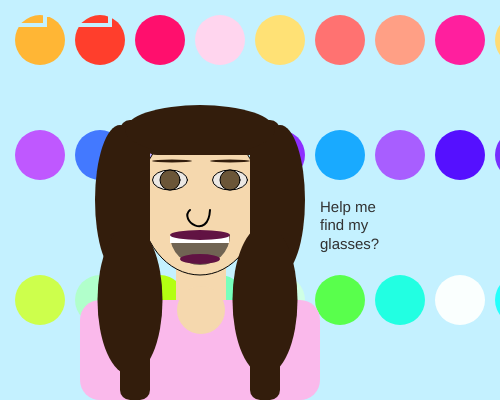
Frame 1 (no input)
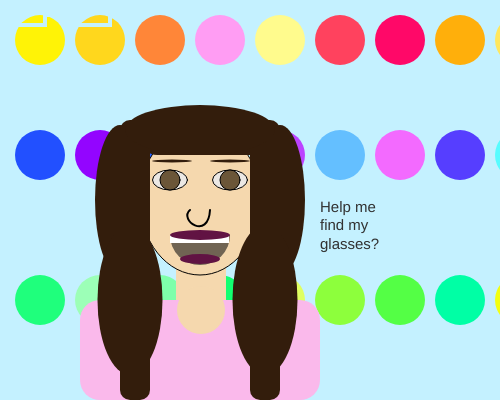
Frame 60 (no input)
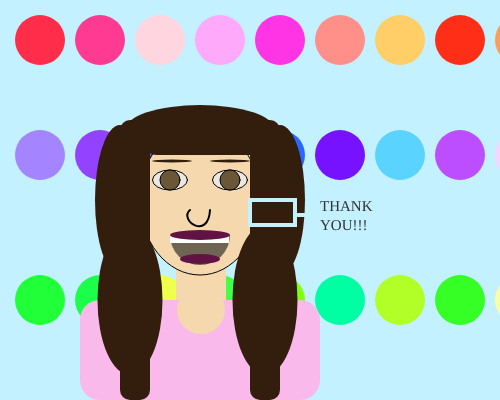
Frame 120 (the mouse pressed at the canvas centre since frame 60)

The p5.js sketch that drew these frames (run headless with seeded random() and noise() and a simulated clock; from frame 60 on, the mouse is pressed at the canvas centre):

// p5.js sketch
// ── sketch.js
//Globla Variables
let Haircolor = '#331d0c'

let Y = 200

let x = 0

//fUNCTIONS OF PORTRAIT STUCTURES

function FaceNeck() {

  noStroke();
  fill(245, 216, 174) //neck color
  rect(176, 260, 50, 55); //neck shape
  fill(250, 185, 235); //shirt color
  rect(80, 300, 240, 100, 20); //shirt
  fill(245, 216, 174) //head color
  circle(201, 310, 48, 50); //circle for curved shirt "chest" 
  stroke(0);
  strokeWeight(1);
  ellipse(200, 200, 120, 150); //head

}

function Hair() {
  noStroke();
  fill(Haircolor);
  rect(140, 120, 130, 35, 20); // top
  ellipse(120, 200, 50, 150); //leftside Top waves
  ellipse(130, 300, 65, 150); //Leftside Bottom wave
  rect(120, 120, 30, 280, 10); //left side 

  ellipse(280, 200, 50, 150); //righttside Top waves
  ellipse(265, 300, 65, 150); //rightside bottom wave
  rect(250, 120, 30, 280, 10); //right side

  ellipse(200, 130, 150, 50) //top hair
}

function Glasses() {
  //shape,color,details
  noFill()
  stroke(196, 241, 255);
  strokeWeight(4);
  // left lense
  rect(mouseX, mouseY, 45, 25);
  //right lense
  rect(mouseX + 65, mouseY, 45, 25);
  //bridge  
  fill(196, 241, 255)
  rect(mouseX + 45, mouseY + 15, 19, 0)
//allows glasses to move where the mouse goes
}

function Eyes() {

  //eye shape
  fill(235, 232, 228); // white part of eye
  stroke(0);
  strokeWeight(1); // eye stroke
  ellipse(170, 180, 35, 20); //right eye
  fill(107, 86, 56); //eye color 
  circle(170, 180, 20); //Iris

  fill(235, 232, 228); // white part of eye
  ellipse(230, 180, 35, 20); //left eye
  fill(107, 86, 56); //eye color 
  circle(230, 180, 20); //Iris
}

function Nose() {
  //nose
  noFill();
  stroke(0);
  strokeWeight(2);
  curve(280, 150, 190, 210, 210, 210, 200, 25);
}

function Mouth() {

  //lips and mouth
  strokeWeight(0)
  fill(112, 100, 83)
  arc(200, 235, 60, 60, 0, PI, PIE); //mouth shape
  fill(255, 255, 255); //white color for teeth
  rect(170, 235, 59, 8); //teeth
  fill(97, 19, 67);
  ellipse(200, 235, 60, 10); //top lip
  ellipse(200, 259, 40, 10); //bottom lip

}

function Eyebrows() {

  fill(Haircolor);
  ellipse(172, 161, 40, 3); //left
  ellipse(230, 161, 40, 3); //right

}

function setup() {
  createCanvas(500, 400);
}

function draw() {
  background(196, 241, 255); //blue backgound

  //backgroud circles
  for (let i = 40; i < 800; i += 60) {
    noStroke(0)
    strokeWeight(3);
    fill((255), random(255), random(255)); // Toop; Strope            colors, deactive normal fill to see it in action
    circle(i, 40, 50);
    fill(random(255), random(255), (255)); //middle
    circle(i, Y - 45, 50);
    fill(random(255), (255), random(255)) //bottom
    circle(i, Y + 100, 50);
  }

  // portrait essentials 
  FaceNeck();
  Hair();
  Eyes();
  Glasses();
  Nose();
  Mouth();
  Eyebrows();

 //text for instructions of finding glasses
  if (mouseY  <= 150 ) {
  let s = 'Help me find my glasses?';
  fill(50);
  textSize(15)
  text(s, 320, 200, 70, 80);
  } else {
  let s = 'THANK YOU!!!';
  textFont('Alfa Slab One');  
  fill(50);
  textSize(15)
  text(s, 320, 200, 70, 80);
  }  

}
// ── style.css
html,
body {
  margin: 20px;
  padding: 0;
  background-color: pink;
  color: white;
}

canvas {
  display: block;
}

h1 {
  text-align: center;
}

p {
  font-size: 18px;
  text-align: center;
}
